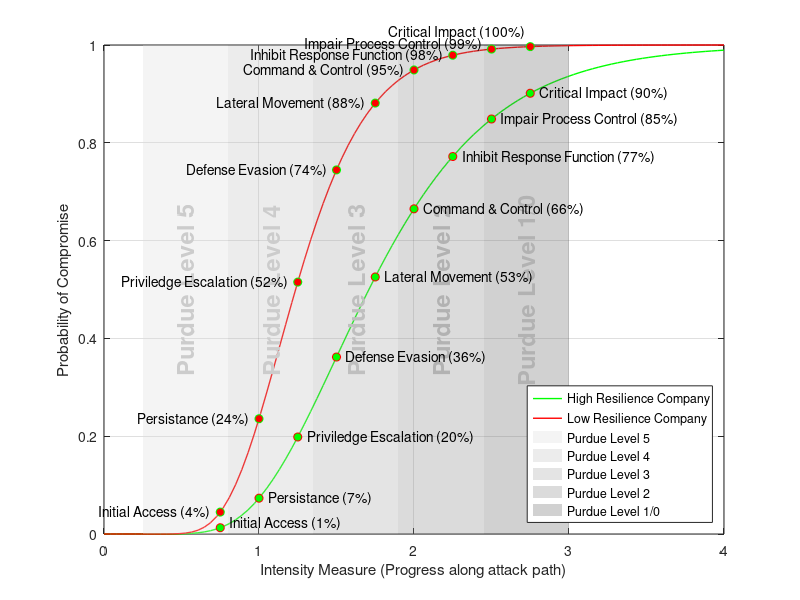

Here is the MATLAB script that generated this plot:
% Adam Lewis 3rd Year Individual Project

% MATLAB script to generate fragility curves using
% Log Normal Cumulative Distribution Function from mean
% and standard deviation obtained from discrete model

% This script is used to generate 2 curves:
%   Company B: High Resilience Modelled Company from simulated model inputs
%   Company C: Low Resilience Modelled Company from simulated model inputs
%
% Then shaded bands are added to the plot area depicting the relative risk
% of the 5 layers of the Purdue Model of a substation
%
% Finally a series of escalating events are added to each curve at set points
% along the intensity measure X axis

% Define desired figure size in pixels
plotWidth = 600;   % Width in pixels
plotHeight = 700;  % Height in pixels

% NEW MODEL
m_norm_B = 1.8294;    % High resilience Modelled Company Normalised & scaled mean
s_norm_B = 0.6988;    % High resilience Modelled Company Normalised std deviation
m_norm_C = 1.2908;    % Low Resilience Modelled Company Normalised & scaled mean
s_norm_C = 0.3883;    % Low Resilience Modelled Company Normalised std deviation


% Convert mean and std to beta/theta for companies B and C
beta_B = sqrt(log(1 + (s_norm_B/m_norm_B)^2));
theta_B = m_norm_B * exp(-0.5 * beta_B^2);
beta_C = sqrt(log(1 + (s_norm_C/m_norm_C)^2));
theta_C = m_norm_C * exp(-0.5 * beta_C^2);

% Define intensity measure X
x = linspace(0, 4, 100);

% Use normcdf to generate fragility curves
P_CompanyB = normcdf((log(x / theta_B)) / beta_B);
P_CompanyC = normcdf((log(x / theta_C)) / beta_C);

% Plot fragility curves
figure('Color','w', 'Units','pixels', 'Position',[100 0 plotWidth plotHeight]);
p1 = plot(x, P_CompanyB, 'g-', 'LineWidth', 1); hold on;
p2 = plot(x, P_CompanyC, 'r-', 'LineWidth', 1);
xlabel('Intensity Measure (Progress along attack path)');
ylabel('Probability of Compromise');
set(gcf, 'Color', 'white');

grid on;

%% Add Purdue level bands to plot area

% Get the current y-axis limits
yl = ylim;
% Get vertical midpint for text labels within bands
yMid = mean(yl); 

colorP5 = [0.85 0.85 0.85]; % P5
colorP4 = [0.75 0.75 0.75]; % P4
colorP3 = [0.64 0.64 0.64]; % P3
colorP2 = [0.52 0.52 0.52]; % P2
colorP1 = [0.40 0.40 0.40];

% Band P5
x_startP5 = 0.25;
x_endP5 = x_startP5 + 0.55; 
hP5 = patch([x_startP5 x_endP5 x_endP5 x_startP5], [yl(1) yl(1) yl(2) yl(2)], ...
      colorP5, 'FaceAlpha', 0.3, 'EdgeColor', 'none', 'DisplayName', 'Purdue Level 5');
x_midP5 = (x_startP5 + x_endP5)/2; 
text(x_midP5, yMid, 'Purdue Level 5', ...
    'Rotation', 90, 'HorizontalAlignment','center','VerticalAlignment','middle', ...
    'FontSize', 17,'Color',[0.80,0.80,0.80],'FontWeight', 'bold');

% Band P4
x_startP4 = x_endP5;  
x_endP4 = x_startP4 + 0.55; 
hP4 = patch([x_startP4 x_endP4 x_endP4 x_startP4], [yl(1) yl(1) yl(2) yl(2)], ...
      colorP4, 'FaceAlpha', 0.3, 'EdgeColor', 'none', 'DisplayName', 'Purdue Level 4');
x_midP4 = (x_startP4 + x_endP4)/2; 
text(x_midP4, yMid, 'Purdue Level 4', ...
    'Rotation', 90, 'HorizontalAlignment','center','VerticalAlignment','middle', ...
    'FontSize', 17,'Color',[0.8,0.8,0.8],'FontWeight', 'bold');

% Band P3
x_startP3 = x_endP4; 
x_endP3 = x_startP3 + 0.55; 
hP3 = patch([x_startP3 x_endP3 x_endP3 x_startP3], [yl(1) yl(1) yl(2) yl(2)], ...
      colorP3, 'FaceAlpha', 0.3, 'EdgeColor', 'none', 'DisplayName', 'Purdue Level 3');
x_midP3 = (x_startP3 + x_endP3)/2; 
text(x_midP3, yMid, 'Purdue Level 3', ...
    'Rotation', 90, 'HorizontalAlignment','center','VerticalAlignment','middle', ...
    'FontSize', 17,'Color',[0.75,0.75,0.75],'FontWeight', 'bold');

% Band P2
x_startP2 = x_endP3; 
x_endP2 = x_startP2 + 0.55;
hP2 = patch([x_startP2 x_endP2 x_endP2 x_startP2], [yl(1) yl(1) yl(2) yl(2)], ...
      colorP2, 'FaceAlpha', 0.3, 'EdgeColor', 'none', 'DisplayName', 'Purdue Level 2');
x_midP2 = (x_startP2 + x_endP2)/2; 
text(x_midP2, yMid, 'Purdue Level 2', ...
    'Rotation', 90, 'HorizontalAlignment','center','VerticalAlignment','middle', ...
    'FontSize', 17,'Color',[0.7,0.7,0.7],'FontWeight', 'bold');

% Band P1
x_startP1 = x_endP2; 
x_endP1 = x_startP1 + 0.55; 
hP1 = patch([x_startP1 x_endP1 x_endP1 x_startP1], [yl(1) yl(1) yl(2) yl(2)], ...
      colorP1, 'FaceAlpha', 0.3, 'EdgeColor', 'none', 'DisplayName', 'Purdue Level 1/0');
x_midP1 = (x_startP1 + x_endP1)/2; 
text(x_midP1, yMid, 'Purdue Level 1/0', ...
    'Rotation', 90, 'HorizontalAlignment','center','VerticalAlignment','middle', ...
    'FontSize', 17,'Color',[0.7,0.7,0.7],'FontWeight', 'bold');

%% Place 8 labeled points on the HR green curve

% define intensity measure of dot placement at
% 0.25 intervals from 0.75 to 2.75 aligning event
% intensity with applicable Purdue level
dotX = 0.75:0.25:2.75;
dotY = normcdf((log(dotX / theta_B)) / beta_B);

% place green dots and labels with percentage
plot(dotX(1), dotY(1), 'ro', 'MarkerSize', 6, 'MarkerFaceColor', 'g', 'HandleVisibility','off');
text(dotX(1)+0.06, dotY(1)+0.01, sprintf('Initial Access (%.0f%%)', dotY(1)*100), 'HorizontalAlignment','left','VerticalAlignment','middle');

plot(dotX(2), dotY(2), 'ro', 'MarkerSize', 6, 'MarkerFaceColor', 'g', 'HandleVisibility','off');
text(dotX(2)+0.06, dotY(2), sprintf('Persistance (%.0f%%)', dotY(2)*100), 'HorizontalAlignment','left','VerticalAlignment','middle');

plot(dotX(3), dotY(3), 'ro', 'MarkerSize', 6, 'MarkerFaceColor', 'g', 'HandleVisibility','off');
text(dotX(3)+0.06, dotY(3), sprintf('Priviledge Escalation (%.0f%%)', dotY(3)*100), 'HorizontalAlignment','left','VerticalAlignment','middle');

plot(dotX(4), dotY(4), 'ro', 'MarkerSize', 6, 'MarkerFaceColor', 'g', 'HandleVisibility','off');
text(dotX(4)+0.06, dotY(4), sprintf('Defense Evasion (%.0f%%)', dotY(4)*100), 'HorizontalAlignment','left','VerticalAlignment','middle');

plot(dotX(5), dotY(5), 'ro', 'MarkerSize', 6, 'MarkerFaceColor', 'g', 'HandleVisibility','off');
text(dotX(5)+0.06, dotY(5), sprintf('Lateral Movement (%.0f%%)', dotY(5)*100), 'HorizontalAlignment','left','VerticalAlignment','middle');

plot(dotX(6), dotY(6), 'ro', 'MarkerSize', 6, 'MarkerFaceColor', 'g', 'HandleVisibility','off');
text(dotX(6)+0.06, dotY(6), sprintf('Command & Control (%.0f%%)', dotY(6)*100), 'HorizontalAlignment','left','VerticalAlignment','middle');

plot(dotX(7), dotY(7), 'ro', 'MarkerSize', 6, 'MarkerFaceColor', 'g', 'HandleVisibility','off');
text(dotX(7)+0.06, dotY(7), sprintf('Inhibit Response Function (%.0f%%)', dotY(7)*100), 'HorizontalAlignment','left','VerticalAlignment','middle');

plot(dotX(8), dotY(8), 'ro', 'MarkerSize', 6, 'MarkerFaceColor', 'g', 'HandleVisibility','off');
text(dotX(8)+0.06, dotY(8), sprintf('Impair Process Control (%.0f%%)', dotY(8)*100), 'HorizontalAlignment','left','VerticalAlignment','middle');

plot(dotX(9), dotY(9), 'ro', 'MarkerSize', 6, 'MarkerFaceColor', 'g', 'HandleVisibility','off');
text(dotX(9)+0.06, dotY(9), sprintf('Critical Impact (%.0f%%)', dotY(9)*100), 'HorizontalAlignment','left','VerticalAlignment','middle');


%% Place 8 labeled points on the LR red curve

% define intensity measure of dot placement at
% 0.25 intervals from 0.75 to 2.75 aligning event
% intensity with applicable Purdue level
dotYg = normcdf((log(dotX / theta_C)) / beta_C);

% place red dots and labels with percentage
plot(dotX(1), dotYg(1), 'go', 'MarkerSize', 6, 'MarkerFaceColor', 'r', 'HandleVisibility','off');
text(dotX(1)-0.06, dotYg(1), sprintf('Initial Access (%.0f%%)', dotYg(1)*100), 'HorizontalAlignment','right','VerticalAlignment','middle');

plot(dotX(2), dotYg(2), 'go', 'MarkerSize', 6, 'MarkerFaceColor', 'r', 'HandleVisibility','off');
text(dotX(2)-0.06, dotYg(2), sprintf('Persistance (%.0f%%)', dotYg(2)*100), 'HorizontalAlignment','right','VerticalAlignment','middle');

plot(dotX(3), dotYg(3), 'go', 'MarkerSize', 6, 'MarkerFaceColor', 'r', 'HandleVisibility','off');
text(dotX(3)-0.06, dotYg(3), sprintf('Priviledge Escalation (%.0f%%)', dotYg(3)*100), 'HorizontalAlignment','right','VerticalAlignment','middle');

plot(dotX(4), dotYg(4), 'go', 'MarkerSize', 6, 'MarkerFaceColor', 'r', 'HandleVisibility','off');
text(dotX(4)-0.06, dotYg(4), sprintf('Defense Evasion (%.0f%%)', dotYg(4)*100), 'HorizontalAlignment','right','VerticalAlignment','middle');

plot(dotX(5), dotYg(5), 'go', 'MarkerSize', 6, 'MarkerFaceColor', 'r', 'HandleVisibility','off');
text(dotX(5)-0.06, dotYg(5), sprintf('Lateral Movement (%.0f%%)', dotYg(5)*100), 'HorizontalAlignment','right','VerticalAlignment','middle');

plot(dotX(6), dotYg(6), 'go', 'MarkerSize', 6, 'MarkerFaceColor', 'r', 'HandleVisibility','off');
text(dotX(6)-0.06, dotYg(6), sprintf('Command & Control (%.0f%%)', dotYg(6)*100), 'HorizontalAlignment','right','VerticalAlignment','middle');

plot(dotX(7), dotYg(7), 'go', 'MarkerSize', 6, 'MarkerFaceColor', 'r', 'HandleVisibility','off');
text(dotX(7)-0.06, dotYg(7), sprintf('Inhibit Response Function (%.0f%%)', dotYg(7)*100), 'HorizontalAlignment','right','VerticalAlignment','middle');

plot(dotX(8), dotYg(8), 'go', 'MarkerSize', 6, 'MarkerFaceColor', 'r', 'HandleVisibility','off');
text(dotX(8)-0.06, dotYg(8)+0.01, sprintf('Impair Process Control (%.0f%%)', dotYg(8)*100), 'HorizontalAlignment','right','VerticalAlignment','middle');

plot(dotX(9), dotYg(9), 'go', 'MarkerSize', 6, 'MarkerFaceColor', 'r', 'HandleVisibility','off');
text(dotX(9)-0.03, dotYg(9)+0.03, sprintf('Critical Impact (%.0f%%)', dotYg(9)*100), 'HorizontalAlignment','right','VerticalAlignment','middle');


% Add leged for curves and the 5 purdue bands
legendHandles = [p1, p2, hP5, hP4, hP3, hP2, hP1];
legendLabels  = {
    'High Resilience Company', ...
    'Low Resilience Company', ...
    'Purdue Level 5', 'Purdue Level 4', 'Purdue Level 3', ...
    'Purdue Level 2', 'Purdue Level 1/0'
};
legend(legendHandles, legendLabels, 'Location','southeast');

hold off;

ax = gca;
ti = get(ax, 'TightInset');
% Increase only the top margin by adding a small extra value (e.g., 0.05)
set(ax, 'LooseInset', [ti(1), ti(2), ti(3), ti(4) + 0.05]);
saveas(gcf, 'img_chapter_7_4_incorporate_events_adjusted.png');
